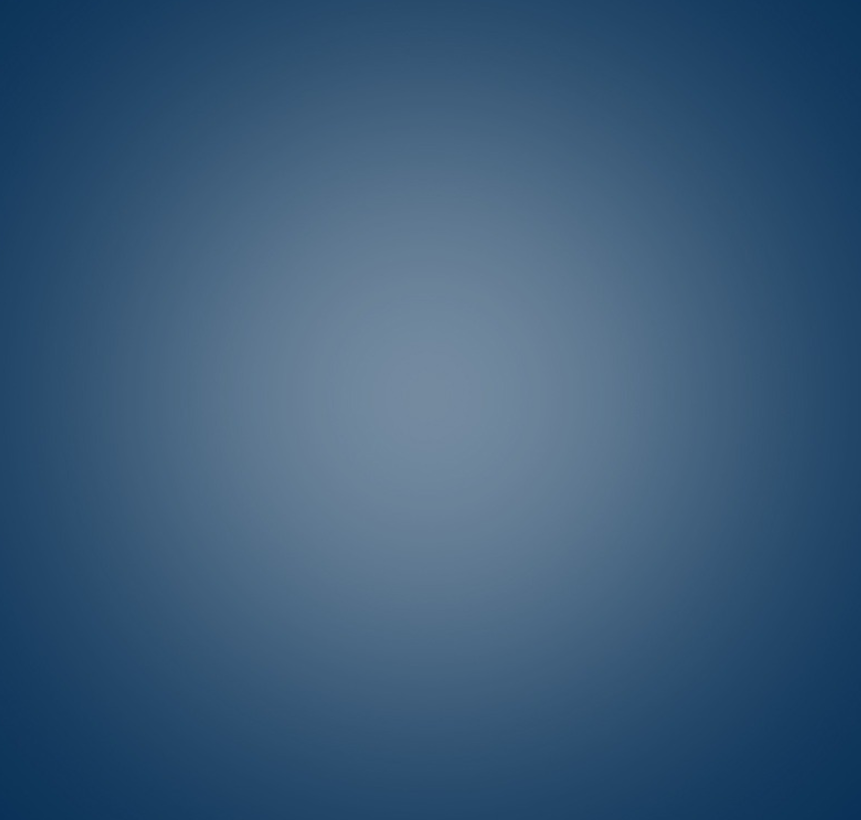
#> input picture HW/HW4/data/hw3.png, 861 x 820 px, shrunk from 1706 x 1624 before the run
$ python Q3.py   (older library calls are emulated)
#> lines starting #> are read from the running program, lines starting #| are printed output that depends on the picture; after the words box and inside, x2 and y2 are one past the last pixel; in counts of white or black regions, pixels touching at a corner belong together
from PIL import Image
from pylab import *
import matplotlib.pyplot as plt
import numpy as np
import copy
from scipy.misc import imread, imshow


def equal_line(file_path, num):
    # 读入图片并转换成灰度图格式
#> called with file_path = './data/hw3.png', num = 100
    im = np.array(Image.open(file_path).convert("L")).astype(np.uint8)
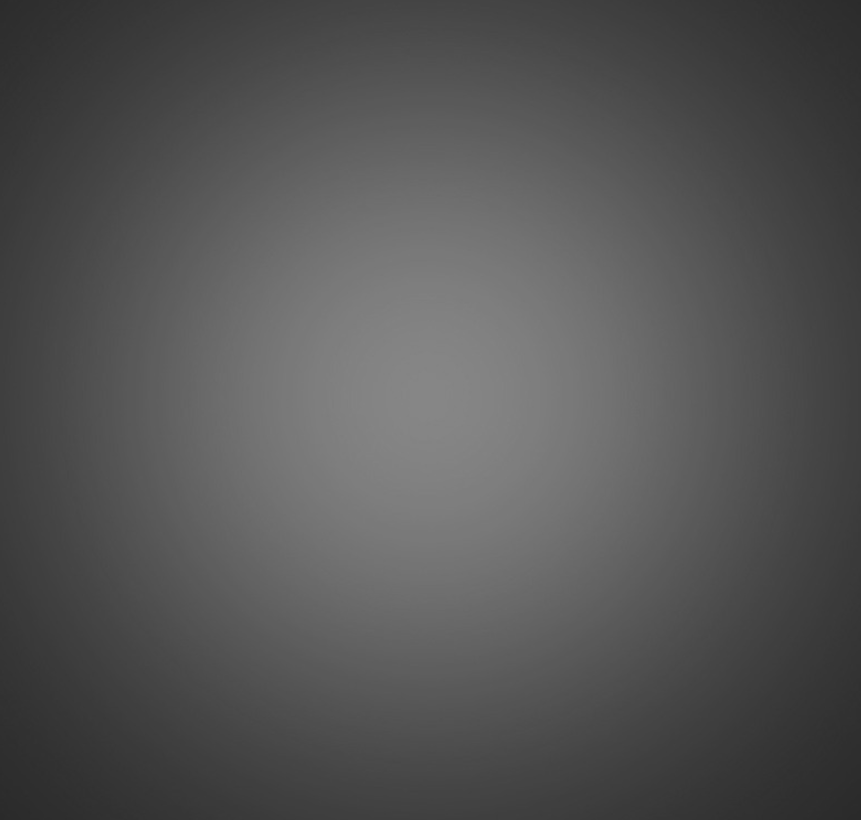
#> im: shape (820, 861); min 42, max 135, mean 84.5
    i, j = im.shape
#> i = 820; j = 861

    # 复制一个一样的数组 用于画等值线
    # 注意这里不能直接"=" 因为只会赋值地址
    im_new_array = copy.deepcopy(im)

    # 循环遍历i,j
    for a in range(i):
        for b in range(j):
            # 如果原图片的值等于规定值 则令新数组值为0 显示为黑色
            if im[a, b] == num:
                im_new_array[a, b] = 0
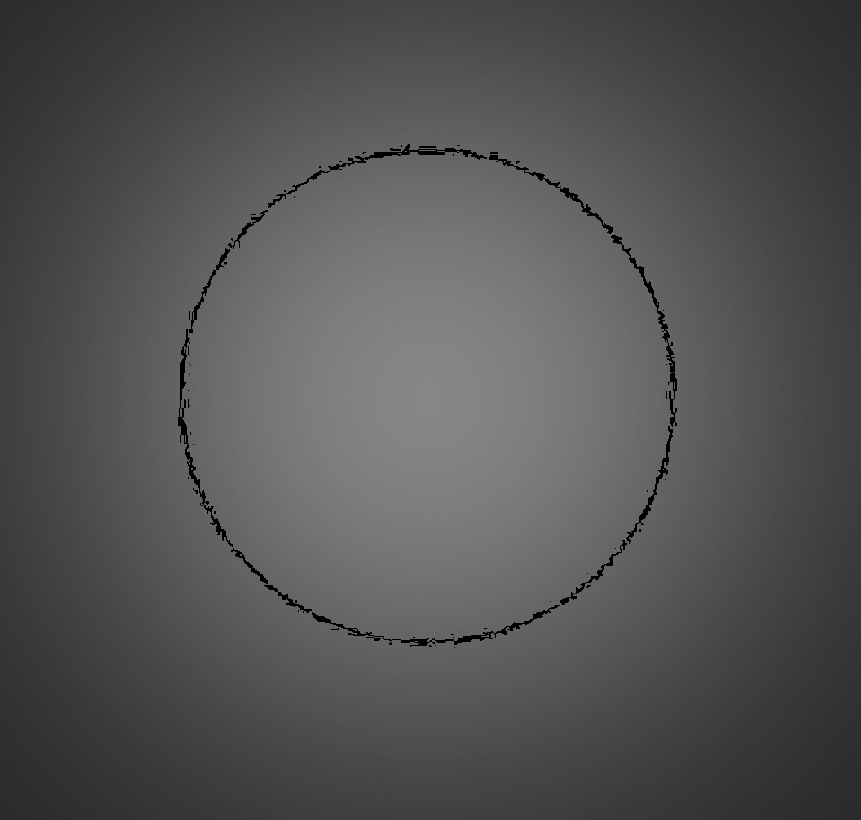
#> im_new_array: shape (820, 861); 0.84% of pixels changed, all inside (x1, y1, x2, y2) = (178, 144, 677, 648)

    # 开始作图
    plt.figure(figsize=(5, 3))

    plt.subplot(1, 2, 1)
    plt.title('origin')
    plt.imshow(im, cmap="gray")
    plt.axis("off")

    plt.subplot(1, 2, 2)
    plt.title('equal line ' + str(num))
    plt.imshow(im_new_array, cmap="gray")
    plt.axis("off")
    # plt.show()
    plt.savefig('Q3.png')
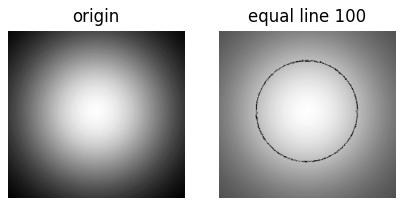
#> figure drawn by matplotlib, 2 panels


if __name__ == "__main__":
    fold = './data/'
    file_path = fold + "hw3.png"

    equal_line(file_path, 100)
